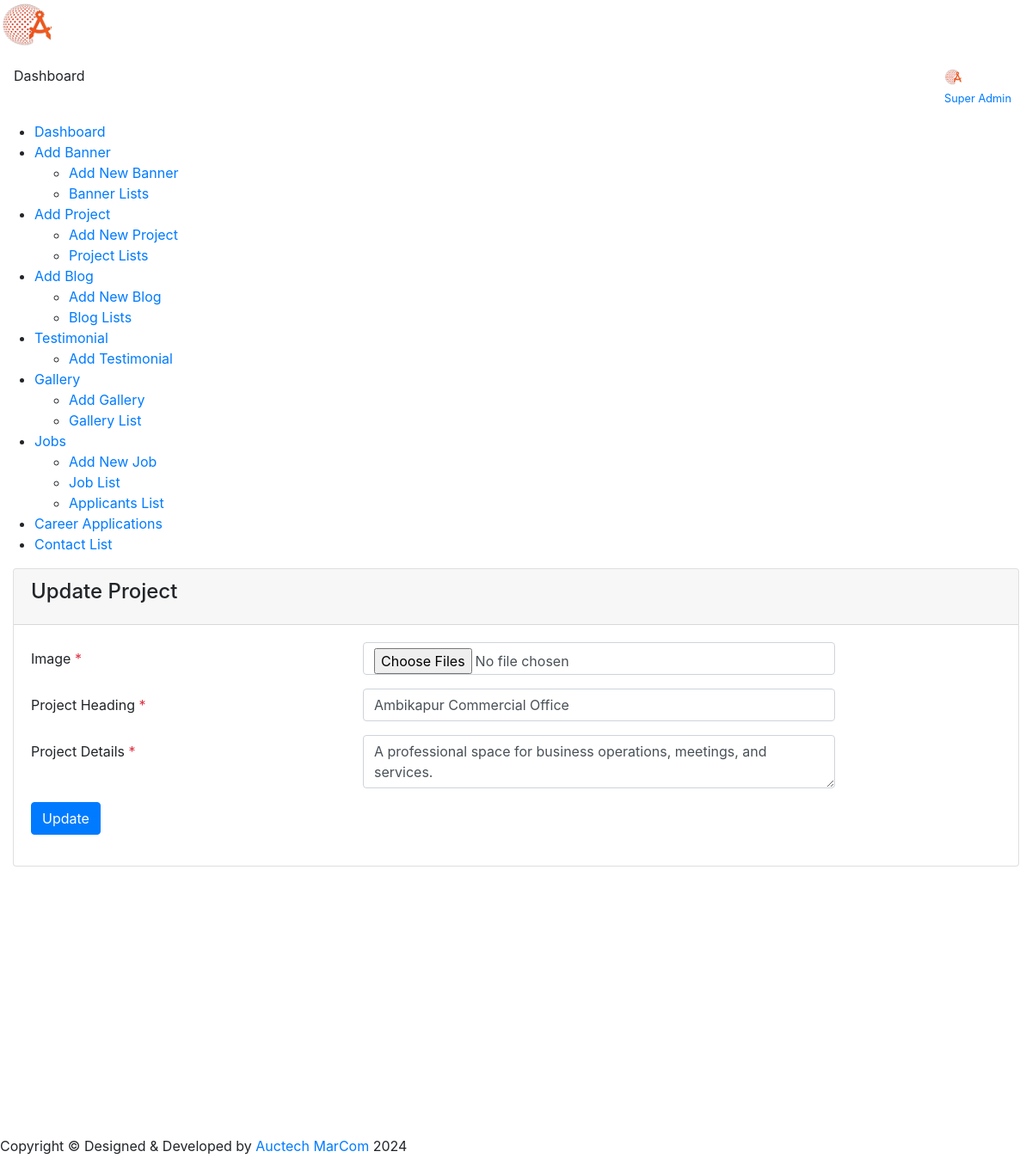
Screenshot of /admin/project_edit.php?user_id=6 with the database file from the repository.
### tables this page shows
CREATE TABLE `add_project` (
  `id` int(11) NOT NULL,
  `heading` varchar(50) NOT NULL,
  `paragraph` text NOT NULL,
  `images` varchar(255) DEFAULT NULL
);

### admin/project_edit.php (the view, shortened to what this page needs)
<?php include 'header.php'; ?>
<?php include 'side_menu.php'; ?>
<?php
$user_id = $_GET['user_id'];
include '../db_con.php';
$que = "SELECT * FROM add_project WHERE id = $user_id";
$res = mysqli_query($con, $que);
$row = mysqli_fetch_array($res);
?>
<div class="content-body">
    <div class="container-fluid">
        <div class="row">
            <div class="col-lg-12">
                <div class="card">
                    <div class="card-header">
                        <h4 class="card-title">Update Project</h4>
                    </div>
                    <div class="card-body">
                        <div class="form-validation">
                            <form class="needs-validation" method="POST" action="project_update.php"
                                enctype="multipart/form-data" novalidate>
                                <div class="row">
                                    <div class="col-xl-12">
                                        <div class="mb-3 row">
                                            <label class="col-lg-4 col-form-label" for="image">Image <span
                                                    class="text-danger">*</span></label>
                                            <div class="col-lg-6">
                                                <input type="file" name="images[]" class="form-control" id="image"
                                                    multiple required>
                                            </div>
                                        </div>
                                        <div class="mb-3 row">
                                            <label class="col-lg-4 col-form-label" for="type">Project Heading <span
                                                    class="text-danger">*</span></label>
                                            <div class="col-lg-6">
                                                <input class="form-control" name="heading" id="heading"
                                                    placeholder="Enter client details..."
                                                    value="<?php echo htmlspecialchars($row['heading']); ?>">
                                            </div>
                                        </div>
                                        <div class="mb-3 row">
                                            <label class="col-lg-4 col-form-label" for="details">Project Details <span
                                                    class="text-danger">*</span></label>
                                            <div class="col-lg-6">
                                                <textarea class="form-control" name="paragraph" id="paragraph"
                                                    placeholder="Enter project details..."
                                                    required><?php echo htmlspecialchars($row['paragraph']); ?></textarea>
                                            </div>
                                        </div>
                                        <div class="mb-3 row">
                                            <div class="col-lg-8 ms-auto">
                                                <button type="submit" name="submit"
                                                    class="btn btn-primary">Update</button>
                                            </div>
                                        </div>
                                    </div>
                                </div>
                            </form>
                        </div>
                    </div>
                </div>
            </div>
        </div>
    </div>
</div>
<?php include 'footer.php'; ?>

### rows the page displays
add_project: heading "Ambikapur Commercial Office", paragraph "A professional space for business operations, meetings, and services."
